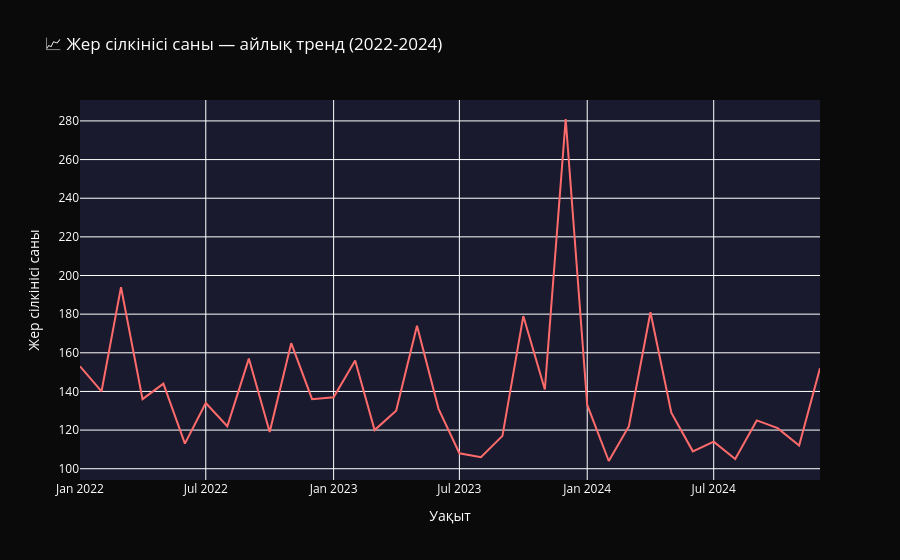

Source (notebook cell):
### Code cell
# Жылдар бойынша жер сілкінісі саны
monthly = df_clean.groupby(['year', 'month']).size().reset_index(name='count')
monthly['date'] = pd.to_datetime(monthly[['year', 'month']].assign(day=1))

fig3 = px.line(
    monthly,
    x='date',
    y='count',
    title='📈 Жер сілкінісі саны — айлық тренд (2022-2024)',
    labels={'date': 'Уақыт', 'count': 'Жер сілкінісі саны'},
    color_discrete_sequence=['#ff6b6b']
)

fig3.update_layout(
    paper_bgcolor='#0a0a0a',
    plot_bgcolor='#1a1a2e',
    font=dict(color='white'),
)

fig3.show()

### Figure 1 — Plotly figure (JSON) as saved in the notebook; plotly's stock layout.template omitted (floating-point values rounded to 4 significant figures)
{"data": [{"hovertemplate": "Уақыт=%{x}<br>Жер сілкінісі саны=%{y}<extra></extra>", "legendgroup": "", "line": {"color": "#ff6b6b", "dash": "solid"}, "marker": {"symbol": "circle"}, "mode": "lines", "name": "", "orientation": "v", "showlegend": false, "type": "scatter", "x": ["2022-01-01T00:00:00", "2022-02-01T00:00:00", "2022-03-01T00:00:00", "2022-04-01T00:00:00", "2022-05-01T00:00:00", "2022-06-01T00:00:00", "2022-07-01T00:00:00", "2022-08-01T00:00:00", "2022-09-01T00:00:00", "2022-10-01T00:00:00", "2022-11-01T00:00:00", "2022-12-01T00:00:00", "2023-01-01T00:00:00", "2023-02-01T00:00:00", "2023-03-01T00:00:00", "2023-04-01T00:00:00", "2023-05-01T00:00:00", "2023-06-01T00:00:00", "2023-07-01T00:00:00", "2023-08-01T00:00:00", "2023-09-01T00:00:00", "2023-10-01T00:00:00", "2023-11-01T00:00:00", "2023-12-01T00:00:00", "2024-01-01T00:00:00", "2024-02-01T00:00:00", "2024-03-01T00:00:00", "2024-04-01T00:00:00", "2024-05-01T00:00:00", "2024-06-01T00:00:00", "2024-07-01T00:00:00", "2024-08-01T00:00:00", "2024-09-01T00:00:00", "2024-10-01T00:00:00", "2024-11-01T00:00:00", "2024-12-01T00:00:00"], "xaxis": "x", "y": [153, 140, 194, 136, 144, 113, 134, 122, 157, 119, 165, 136, 137, 156, 120, 130, 174, 131, 108, 106, 117, 179, 141, 281, 133, 104, 122, 181, 129, 109, 114, 105, 125, 121, 112, 152], "yaxis": "y"}], "layout": {"font": {"color": "white"}, "legend": {"tracegroupgap": 0}, "paper_bgcolor": "#0a0a0a", "plot_bgcolor": "#1a1a2e", "title": {"text": "📈 Жер сілкінісі саны — айлық тренд (2022-2024)"}, "xaxis": {"anchor": "y", "domain": [0, 1], "title": {"text": "Уақыт"}}, "yaxis": {"anchor": "x", "domain": [0, 1], "title": {"text": "Жер сілкінісі саны"}}}}
